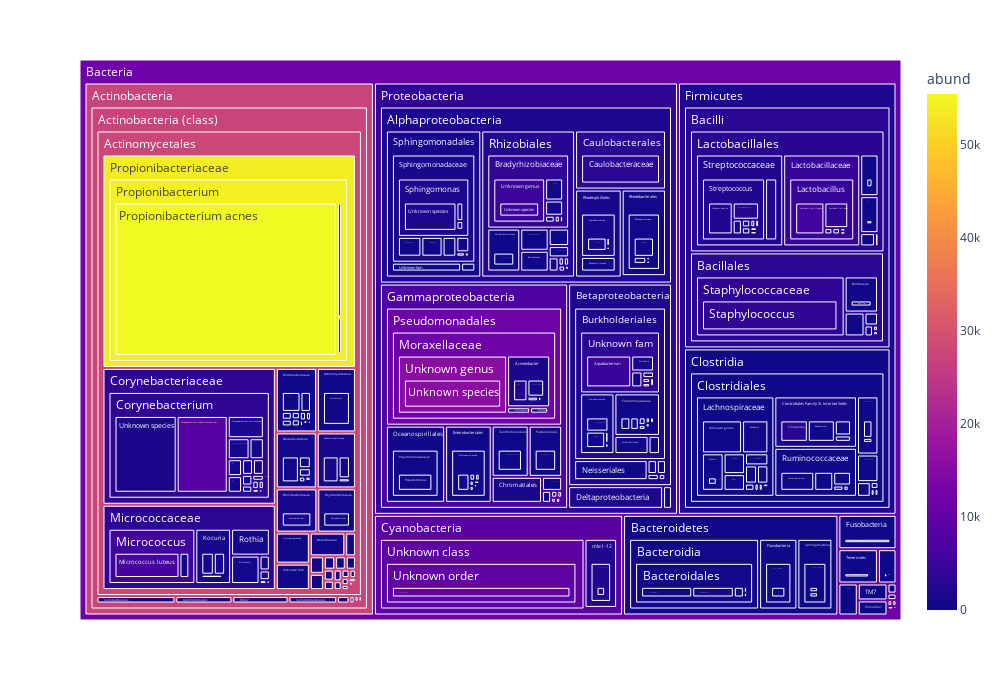

Notebook source saved alongside this figure:
### Markdown cell above
#### Treemaps

### Code cell
fig = px.treemap(dt_treemap,
  path = ['king', 'phyl', 'class', 'order', 'fam', 'genus', 'species'],
  values = 'abund',
  color = 'abund',
  width = 1000,
  height = 700
)

# fig.data[0].marker.colors = fig.data[0].values

fig.show()

### Figure 1 — Plotly figure (JSON) as saved in the notebook; plotly's stock layout.template omitted (floating-point values rounded to 4 significant figures; data arrays with more than 128 entries replaced by an {"elided": "..."} marker saying what was removed)
{"data": [{"branchvalues": "total", "customdata": {"elided": "2166x1 float values"}, "domain": {"x": [0, 1], "y": [0, 1]}, "hovertemplate": "labels=%{label}<br>abund_sum=%{value}<br>parent=%{parent}<br>id=%{id}<br>abund=%{color}<extra></extra>", "ids": {"elided": "2166 str values"}, "labels": {"elided": "2166 str values"}, "marker": {"coloraxis": "coloraxis", "colors": {"elided": "2166 float values"}}, "name": "", "parents": {"elided": "2166 str values"}, "type": "treemap", "values": {"elided": "2166 int values"}}], "layout": {"coloraxis": {"colorbar": {"title": {"text": "abund"}}, "colorscale": [[0, "#0d0887"], [0.1111, "#46039f"], [0.2222, "#7201a8"], [0.3333, "#9c179e"], [0.4444, "#bd3786"], [0.5556, "#d8576b"], [0.6667, "#ed7953"], [0.7778, "#fb9f3a"], [0.8889, "#fdca26"], [1, "#f0f921"]]}, "height": 700, "legend": {"tracegroupgap": 0}, "margin": {"t": 60}, "width": 1000}}
